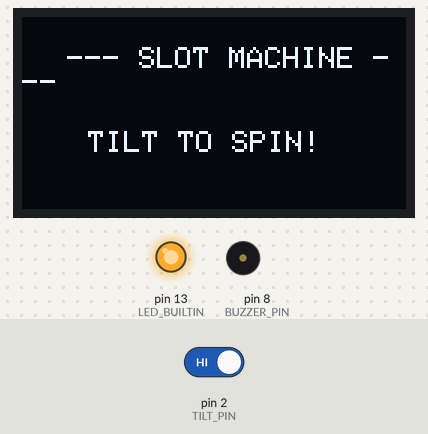
A sketch run on a simulated Arduino Uno, built with avr-gcc and run on an emulated ATmega328P. Parts: 128×64 one-colour display, output pins drawn as LEDs (lit = HIGH), buzzer (waves = sounding). Inputs (shaded band) come from the test bench; at power-on: pin 2 (TILT_PIN) HIGH. Random numbers use the default seed unless the sketch sets one.

Above: at 2.1 s.
2.2 s: pin 2 (TILT_PIN) driven LOW
At 4.11 s:
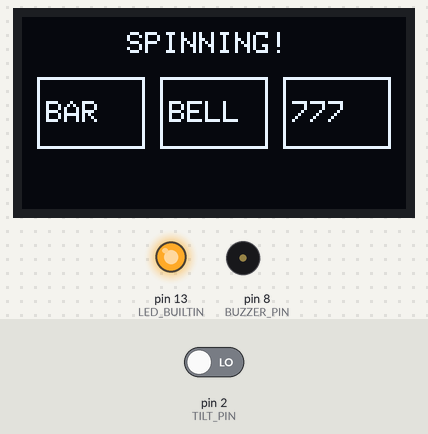
At 5.9 s:
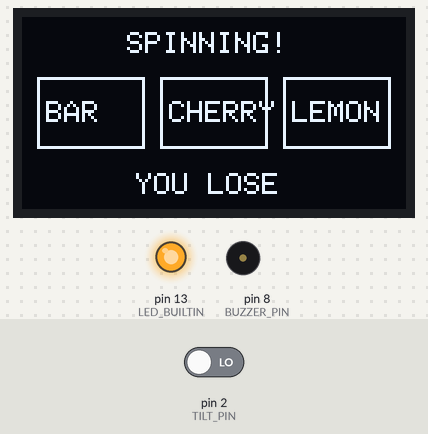
Timing chart, 0 to 7.4 s (numbered marks = the images above; inputs shaded):
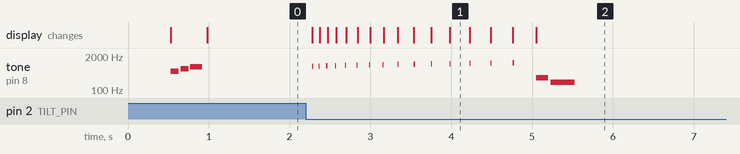

The sketch:

Slot_Machine.ino
```cpp
#include <SPI.h>
#include <Wire.h>
#include <Adafruit_GFX.h>
#include <Adafruit_SSD1306.h>

#define SCREEN_WIDTH 128
#define SCREEN_HEIGHT 64
#define OLED_RESET    -1
Adafruit_SSD1306 display(SCREEN_WIDTH, SCREEN_HEIGHT, &Wire, OLED_RESET);

const int TILT_PIN = 2;
const int BUZZER_PIN = 8;

// Slot machine symbols
const char* symbols[] = {"777", "BAR", "CHERRY", "BELL", "LEMON"};
const int numSymbols = 5;

bool isSpinning = false;
int lastTiltState;

void setup() {
  pinMode(LED_BUILTIN, OUTPUT);
  pinMode(BUZZER_PIN, OUTPUT);

  // Power stabilization delay for OLED
  delay(500);

  // Initialize Wire explicitly
  Wire.begin();
  Wire.setClock(100000); // Standard 100kHz I2C speed

  // Enable internal pull-up for tilt switch
  pinMode(TILT_PIN, INPUT_PULLUP);
  lastTiltState = digitalRead(TILT_PIN);

  // Auto-detect OLED address (0x3C or 0x3D)
  if(!display.begin(SSD1306_SWITCHCAPVCC, 0x3C)) {
    if(!display.begin(SSD1306_SWITCHCAPVCC, 0x3D)) {
      // Rapid blink on Pin 13 if OLED fails to initialize
      while(true) {
        digitalWrite(LED_BUILTIN, HIGH);
        delay(100);
        digitalWrite(LED_BUILTIN, LOW);
        delay(100);
      }
    }
  }

  // Pin 13 LED stays solid ON when OLED connects successfully
  digitalWrite(LED_BUILTIN, HIGH);

  randomSeed(analogRead(0));
  playStartupSound();
  showIdleScreen();
}

void loop() {
  int currentTiltState = digitalRead(TILT_PIN);

  // Trigger spin on tilt change
  if (currentTiltState != lastTiltState && !isSpinning) {
    delay(50); // Debounce delay

    if (digitalRead(TILT_PIN) == currentTiltState) {
      isSpinning = true;
      playSlotMachine();

      lastTiltState = digitalRead(TILT_PIN);
      isSpinning = false;
      showIdleScreen();
    }
  }
}

void showIdleScreen() {
  display.clearDisplay();
  display.setTextSize(1);
  display.setTextColor(SSD1306_WHITE);
  display.setCursor(15, 10);
  display.println("--- SLOT MACHINE ---");
  display.setCursor(22, 38);
  display.println("TILT TO SPIN!");
  display.display();
}

void playSlotMachine() {
  int reel1, reel2, reel3;

  for (int i = 0; i < 15; i++) {
    reel1 = random(0, numSymbols);
    reel2 = random(0, numSymbols);
    reel3 = random(0, numSymbols);

    display.clearDisplay();
    display.setTextSize(1);
    display.setCursor(35, 5);
    display.println("SPINNING!");

    drawReels(symbols[reel1], symbols[reel2], symbols[reel3]);
    display.display();

    tone(BUZZER_PIN, 800 + (i * 20), 15);
    delay(50 + (i * 15));
  }

  display.setTextSize(1);
  if (reel1 == reel2 && reel2 == reel3) {
    display.clearDisplay();
    drawReels(symbols[reel1], symbols[reel2], symbols[reel3]);
    display.setCursor(40, 50);
    display.println("JACKPOT!");
    display.display();

    playJackpotSound();
  } else if (reel1 == reel2 || reel2 == reel3 || reel1 == reel3) {
    display.setCursor(35, 52);
    display.println("Nice Try!");
    display.display();

    playWinSound();
  } else {
    display.setCursor(38, 52);
    display.println("YOU LOSE");
    display.display();

    playLoseSound();
  }

  delay(2500);
}

void drawReels(const char* r1, const char* r2, const char* r3) {
  display.setTextSize(1);

  display.drawRect(5, 20, 36, 24, SSD1306_WHITE);
  display.setCursor(8, 28);
  display.print(r1);

  display.drawRect(46, 20, 36, 24, SSD1306_WHITE);
  display.setCursor(49, 28);
  display.print(r2);

  display.drawRect(87, 20, 36, 24, SSD1306_WHITE);
  display.setCursor(90, 28);
  display.print(r3);
}

// --- SOUND EFFECTS ---

void playStartupSound() {
  tone(BUZZER_PIN, 523, 100); delay(120);
  tone(BUZZER_PIN, 659, 100); delay(120);
  tone(BUZZER_PIN, 784, 150); delay(180);
}

void playJackpotSound() {
  int notes[] = {523, 659, 784, 1047, 784, 1047};
  int durations[] = {100, 100, 100, 200, 100, 400};

  for (int i = 0; i < 6; i++) {
    tone(BUZZER_PIN, notes[i], durations[i]);
    delay(durations[i] + 30);
  }
}

void playWinSound() {
  tone(BUZZER_PIN, 587, 100); delay(120);
  tone(BUZZER_PIN, 880, 250); delay(280);
}

void playLoseSound() {
  tone(BUZZER_PIN, 300, 150); delay(180);
  tone(BUZZER_PIN, 200, 300); delay(320);
}
```

Measured:
- after the input at 2.2 s, tone on pin 8 (BUZZER_PIN): plays 800 Hz for 0.02 s, 820 Hz for 0.02 s, 840 Hz for 0.02 s, 860 Hz for 0.02 s, 880 Hz for 0.02 s, 900 Hz for 0.02 s … (17 notes in this stretch), starting after 0.08 s; the display: first changes after 0.08 s (image 1 shows a later state)
